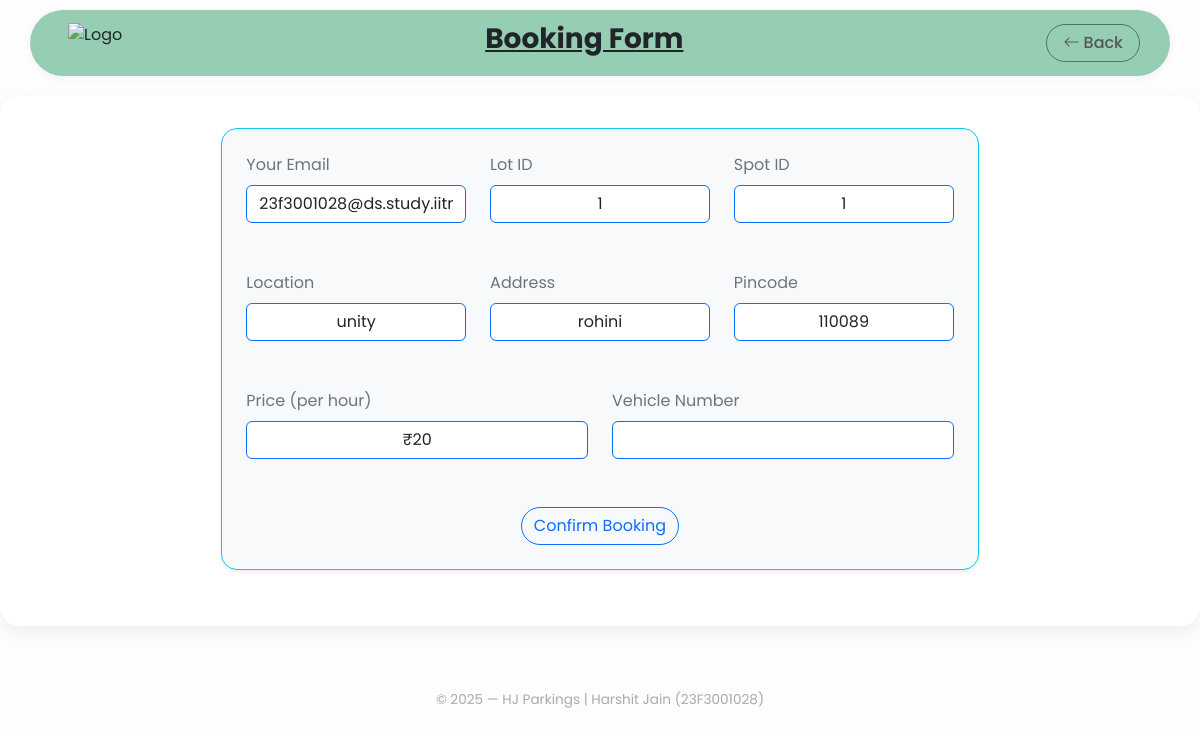
The page /booking/1 (signed in) on the database as committed earlier.
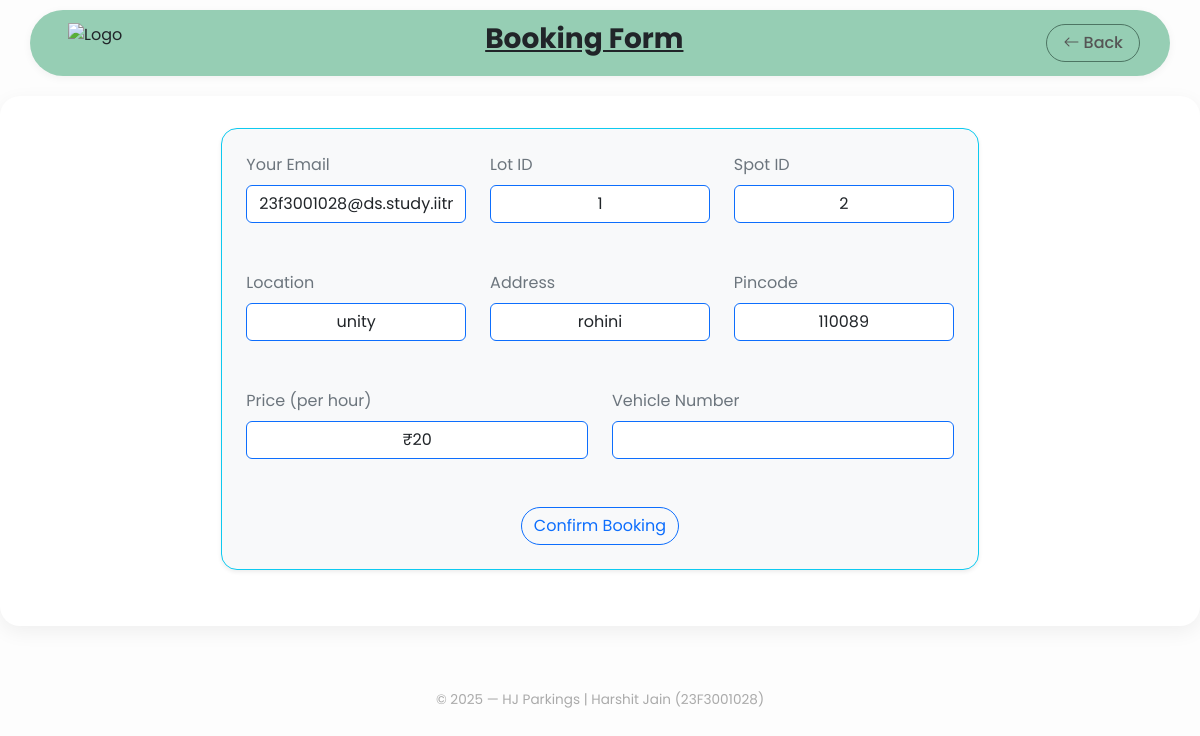
The same page on the database as committed later.
### app/models/parking_spot.py (models this page shows)
class parking_spot(db.Model):
    __tablename__ = 'parking_spot'
    spot_id = db.Column(db.Integer, primary_key=True, autoincrement=True)
    lot_id = db.Column(db.Integer, db.ForeignKey('parking_lot.lot_id', ondelete='RESTRICT', onupdate='CASCADE'))
    status = db.Column(db.String(20), nullable=False) # status = 'occupied' or 'available'
    is_active = db.Column(db.Boolean, default=True)  # True = exists, False = deleted

### app/routes/client.py (the view, shortened to what this page needs)
@client_bp.route('/booking/<int:lot_id>', methods=["POST", "GET"])
@user_authentication
def booking(lot_id):
    vacant_spot = parking_spot.query.filter_by(lot_id=lot_id, status='available', is_active=True).first()
    user_email = session.get('user')
    lot = parking_lot.query.get(lot_id)
    if not vacant_spot:
        flash("No available spots in this parking lot.", "warning")
        return redirect(url_for('client.locations'))
    return render_template('client/booking.html', user_email=user_email, spot_id=vacant_spot, lot_id=lot.lot_id,location=lot.location, address=lot.address, pincode=lot.pin_code, price=lot.price )

### app/routes/client.py (called while the page is built)
def user_authentication(f):
    @wraps(f)
    def decorated_function(*args, **kwargs):
        if 'user' not in session:
            return redirect(url_for('auth.login'))
        return f(*args, **kwargs)
    return decorated_function

### app/templates/client/booking.html (shortened to what this page needs)
{% extends 'client/base.html' %}
{% block back %} {{ url_for('client.locations') }}{%endblock%}
{% block heading %}Booking Form{% endblock %}
{% block content %}
<div class="container col-lg-8 mb-4 border border-info rounded-4 shadow-sm p-4 bg-light">
    <form method="POST">
        <div class="row mb-5">
            <div class="col-md-4">
                <label class="form-label text-secondary">Your Email</label>
                <input type="text" class="form-control border-primary text-center" value="{{ user_email }}" readonly>
            </div>
            <div class="col-md-4">
                <label class="form-label text-secondary">Lot ID</label>
                <input type="text" class="form-control border-primary text-center" value="{{ lot_id }}" readonly>
            </div>
            <div class="col-md-4">
                <label class="form-label text-secondary">Spot ID</label>
                <input type="text" class="form-control border-primary text-center" value="{{ spot_id.spot_id }}" readonly>
            </div>
        </div>
        <div class="row mb-5">
            <div class="col-md-4">
                <label class="form-label text-secondary">Location</label>
                <input type="text" class="form-control border-primary text-center" value="{{ location }}" readonly>
            </div>
            <div class="col-md-4">
                <label class="form-label text-secondary">Address</label>
                <input type="text" class="form-control border-primary text-center" value="{{ address }}" readonly>
            </div>
            <div class="col-md-4">
                <label class="form-label text-secondary">Pincode</label>
                <input type="text" class="form-control border-primary text-center" value="{{ pincode }}" readonly>
            </div>
        </div>
        <div class="row mb-5">
            <div class="col-md-6">
                <label class="form-label text-secondary">Price (per hour)</label>
                <input type="text" class="form-control border-primary text-center" value="₹{{ price }}" readonly>
            </div>
            <div class="col-md-6">
                <label class="form-label text-secondary">Vehicle Number</label>
                <input type="text" name="vehicle_no" class="form-control border-primary text-center" required>
            </div>
        </div>
        <div class="text-center mt-4">
            <button type="submit" class="btn btn-outline-primary rounded-pill">Confirm Booking</button>
        </div>
    </form>
</div>
{% endblock %}

Rows that differ between the two databases and show on the page:
no longer on this page (row edited): parking_spot: spot_id "1"
now on this page (row unchanged): parking_spot: spot_id "2"
